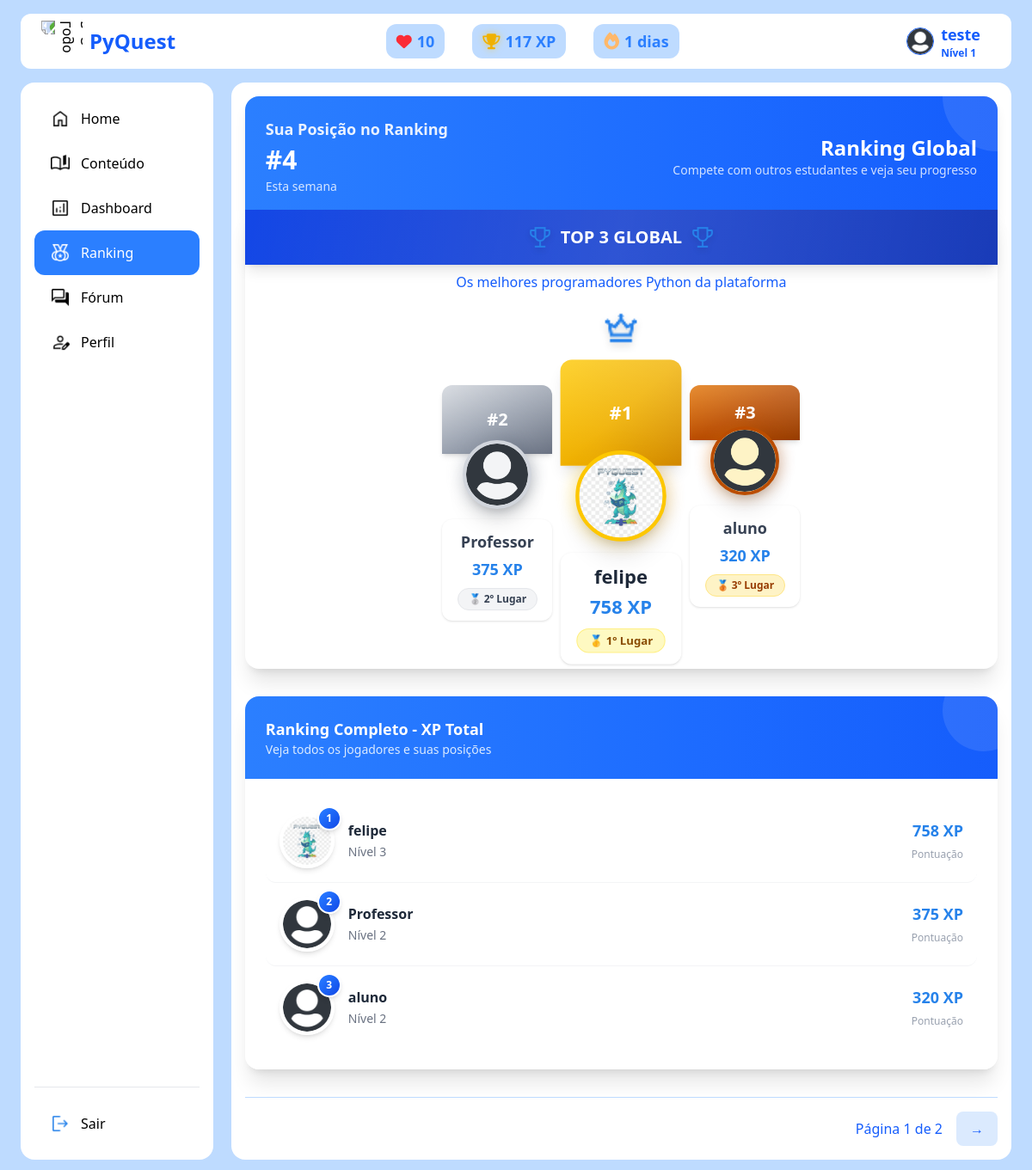
Page /ranking/ (signed in) on the earlier database version.
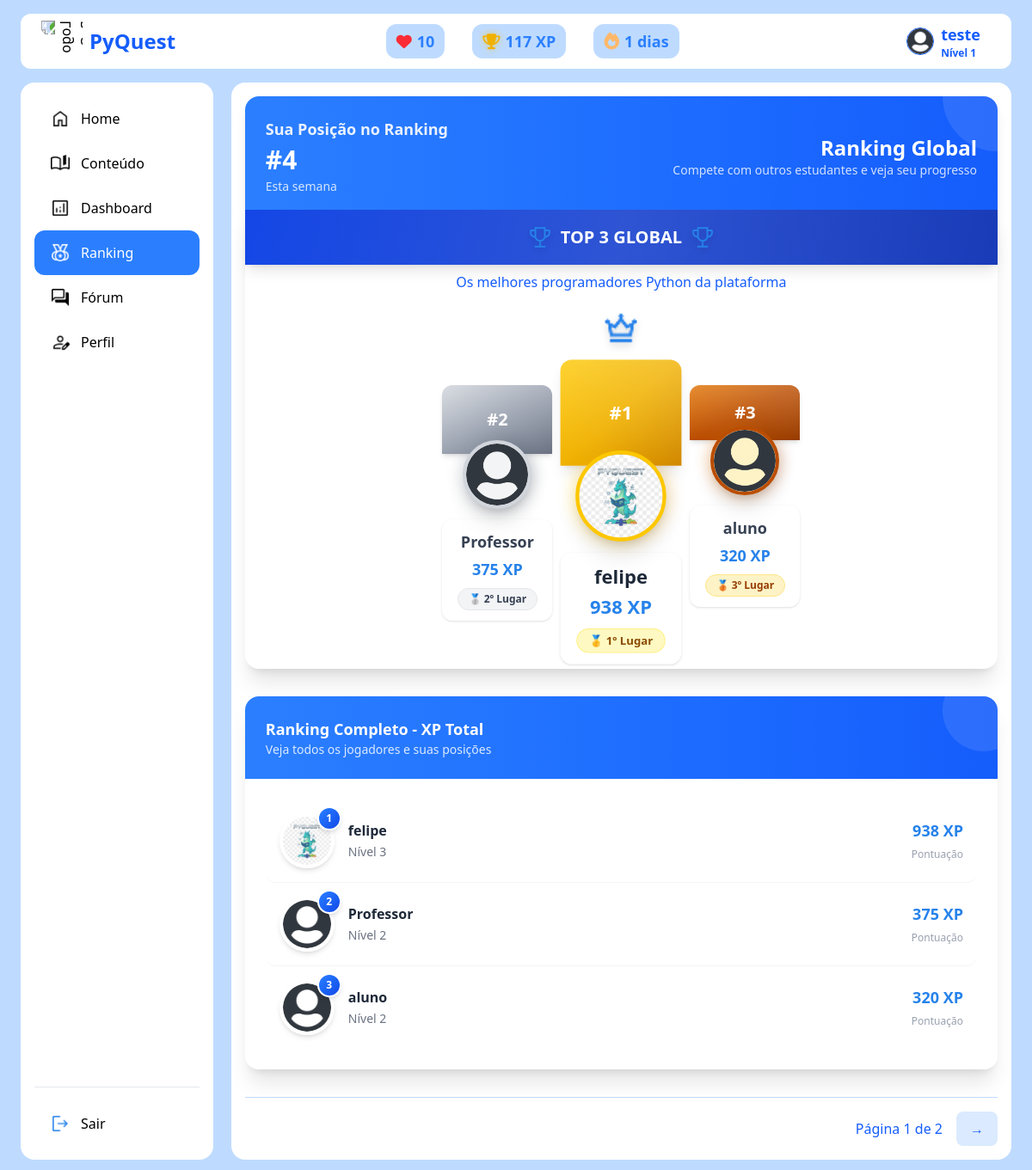
Same page on the later database version.
### Pyquest/models.py (models this page shows, shortened)
class Perfil(models.Model):
    user = models.OneToOneField(User, on_delete=models.CASCADE)
    xp = models.IntegerField(default=0)
    nivel = models.IntegerField(default=1)
    vidas = models.IntegerField(default=10)
    max_vidas = models.IntegerField(default=10)
    ultima_regeneracao = models.DateTimeField(default=timezone.now)
    conquistas = models.IntegerField(default=0)
    total_conquistas = models.IntegerField(default=50)
    sequencia = models.IntegerField(default=0)
    sequencia_maxima = models.IntegerField(default=0)
    ultima_atividade = models.DateTimeField(null=True, blank=True)
    avatar = models.ImageField(upload_to="avatars/", default="avatars/default.png")
    descricao = models.TextField(blank=True, null=True, default="Ainda não escreveu nada.")
    licoes = models.IntegerField(default=0)
    github = models.URLField(max_length=200, blank=True, null=True)
    linkedin = models.URLField(max_length=200, blank=True, null=True)
    tempo_total_estudo = models.IntegerField(default=0)  # em segundos
    xp_hoje = models.IntegerField(default=0)
    acertos_seguidos = models.IntegerField(default=0)
    recorde_acertos = models.IntegerField(default=0)
    precisao_geral = models.IntegerField(default=0)  # Em porcentagem
    ja_fez_atividade_hoje = models.BooleanField(default=False)
    ultima_verificacao_diaria = models.DateTimeField(auto_now_add=True)
    background_image = models.ImageField(
        upload_to="backgrounds/",
        blank=True,
        null=True,
        default="backgrounds/default-bg.jpg",
        verbose_name="Imagem de Fundo"
    )
    ultima_atualizacao_vidas = models.DateTimeField(auto_now=True)
    def verificar_streak_automatico(self):
        if not self.ultima_atividade:
            if self.sequencia > 0:
                self.sequencia = 0
                self.save()
            return False
        agora = timezone.now()
        data_ultima = self.ultima_atividade.date()
        data_hoje = agora.date()
        dias_diferenca = (data_hoje - data_ultima).days
        print(f"🔍 Verificação automática do streak: {dias_diferenca} dias desde a última atividade")
        return False

### Pyquest/views.py (the view)
# urls.py: path('ranking/', views.ranking, name='ranking'),
@login_required
def ranking(request):
    perfis_completo = Perfil.objects.select_related('user').order_by('-xp')
    paginator = Paginator(perfis_completo, 3)  # 10 usuários por página
    page_number = request.GET.get('page')
    try:
        page_obj = paginator.page(page_number)
    except PageNotAnInteger:
        page_obj = paginator.page(1)
    except EmptyPage:
        page_obj = paginator.page(paginator.num_pages)
    posicao_usuario = None
    try:
        ids = list(perfis_completo.values_list('user_id', flat=True))
        if request.user.id in ids:
            posicao_usuario = ids.index(request.user.id) + 1
    except Exception:
        posicao_usuario = None
    contexto = {
        "perfis": perfis_completo,  # Lista COMPLETA para o Top 3
        "page_obj": page_obj,       # Lista PAGINADA para o ranking completo
        "usuario_logado": request.user.id,
        "posicao_usuario": posicao_usuario,
        "is_paginated": paginator.num_pages > 1,
    }
    return render(request, "Pyquest/ranking.html", contexto)

### Pyquest/context_processors.py (called while the page is built)
def perfil_context(request):
    if request.user.is_authenticated:
        perfil, created = Perfil.objects.get_or_create(user=request.user)
        return {'perfil': perfil}
    return {}

### Pyquest/templates/Pyquest/ranking.html (shortened to what the changed rows need)
{% extends 'base.html' %}
{% load static %}
{% block content %}
<div class="p-0 w-full">
  <div
    class="bg-gradient-to-r from-blue-500 to-blue-600 text-white p-6 shadow-lg flex justify-between items-center w-full rounded-t-2xl relative overflow-hidden">
    <div class="relative z-10">
      <h2 class="text-lg font-bold opacity-90">Sua Posição no Ranking</h2>
    </div>
    <div class="text-right relative z-10">
      <h1 class="text-2xl font-semibold">Ranking Global</h1>
    </div>
  </div>
  <div class="bg-white rounded-b-2xl p-6 shadow-xl relative -mt-2 z-0">
    <div class="flex justify-center items-end gap-4 mt-10 relative" style="min-height: 280px;">
      {% for perfil in perfis|slice:":3" %}
      <div class="flex flex-col items-center transition-all duration-500 hover:scale-105 hover:-translate-y-2 z-10
          {% if forloop.counter == 1 %}
            order-2 mb-0 transform scale-110
          {% elif forloop.counter == 2 %}
            order-1 mb-8
          {% else %}
            order-3 mb-12
          {% endif %}">
        {% if forloop.counter == 1 %}
        <div class="crown-animation mb-3">
          <img src="{% static 'imagem/crown_24dp_2682EA_FILL0_wght400_GRAD0_opsz24.png' %}"
            class="w-10 h-10 filter drop-shadow-lg" />
        </div>
        {% endif %}
        <div class="w-32
            {% if forloop.counter == 1 %}
              h-28 bg-gradient-to-br from-yellow-400 via-yellow-500 to-yellow-600 shadow-lg
            {% elif forloop.counter == 2 %}
              h-20 bg-gradient-to-br from-gray-300 via-gray-400 to-gray-500 shadow-md
            {% else %}
              h-16 bg-gradient-to-br from-amber-600 via-amber-700 to-amber-800 shadow-md
            {% endif %}
            rounded-t-xl flex items-center justify-center text-white font-bold text-xl relative overflow-hidden">
          <div class="absolute inset-0 bg-gradient-to-b from-white/20 to-transparent"></div>
          #{{ forloop.counter }}
        </div>
        <div class="relative -mt-4">
          <img src="{{ perfil.avatar.url }}" alt="{{ perfil.user.username }}" class="{% if forloop.counter == 1 %}w-24 h-24 border-yellow-400 bg-yellow-100{% else %}w-20 h-20{% endif %}
                        rounded-full border-4 relative z-10 shadow-xl cursor-pointer" onclick="openProfile(this)"
            data-name="{{ perfil.user.username }}" data-xp="{{ perfil.xp }}" data-level="{{ perfil.nivel }}"
            data-bio="{{ perfil.descricao|default:'Esse usuário ainda não escreveu uma bio.' }}"
            data-avatar="{{ perfil.avatar.url }}" data-github="{{ perfil.github|default:'' }}"
            data-linkedin="{{ perfil.linkedin|default:'' }}"
            data-conquistas='[{% for c in perfil.user.conquistas.all|slice:":5" %}{"titulo":"{{ c.titulo }}","icone":"{% if c.icone %}{{ c.icone.url }}{% endif %}"}{% if not forloop.last %},{% endif %}{% endfor %}]' />
        </div>
        <div class="text-center mt-3 bg-white p-3 rounded-xl shadow-sm w-full max-w-xs">
          <p
            class="font-bold {% if forloop.counter == 1 %}text-xl text-gray-800{% else %}text-lg text-gray-700{% endif %} truncate">
            {{ perfil.user.username }}
          </p>
          <p
            class="font-extrabold text-[#2682EA] {% if forloop.counter == 1 %}text-xl{% else %}text-lg{% endif %} mt-1">
            {{ perfil.xp }} XP
          </p>
          <div class="mt-2
              {% if forloop.counter == 1 %}
                bg-yellow-100 text-yellow-800 border border-yellow-200
              {% elif forloop.counter == 2 %}
                bg-gray-100 text-gray-700 border border-gray-200
              {% else %}
                bg-amber-100 text-amber-800 border border-amber-200
              {% endif %}
              px-3 py-1 rounded-full text-xs font-bold inline-block">
            {% if forloop.counter == 1 %}
            🥇 1º Lugar
            {% elif forloop.counter == 2 %}
            🥈 2º Lugar
            {% else %}
            🥉 3º Lugar
            {% endif %}
          </div>
        </div>
      </div>
      {% endfor %}
    </div>
  </div>
  <div class="mt-8 w-full shadow-xl rounded-2xl overflow-hidden">
    <div class="bg-white p-6">
      <div class="divide-y divide-gray-100">
        {% for perfil in page_obj %}
        <div
          class="flex justify-between items-center py-4 ranking-item hover:bg-blue-50 rounded-xl px-4 transition-all duration-300 hover:shadow-md group">
          <div class="flex items-center gap-4">
            <div class="relative">
              <div class="relative">
                <img src="{{ perfil.avatar.url }}" alt="{{ perfil.user.username }}"
                  class="w-16 h-16 rounded-full border-4 border-white cursor-pointer shadow-md transition-transform duration-300 group-hover:scale-110"
                  onclick="openProfile(this)" data-name="{{ perfil.user.username }}" data-xp="{{ perfil.xp }}"
                  data-level="{{ perfil.nivel }}"
                  data-bio="{{ perfil.descricao|default:'Esse usuário ainda não escreveu uma bio.' }}"
                  data-avatar="{{ perfil.avatar.url }}" data-github="{{ perfil.github|default:'' }}"
                  data-linkedin="{{ perfil.linkedin|default:'' }}"
                  data-conquistas='[{% for c in perfil.user.conquistas.all|slice:":5" %}{"titulo":"{{ c.titulo }}","icone":"{% if c.icone %}{{ c.icone.url }}{% endif %}"}{% if not forloop.last %},{% endif %}{% endfor %}]' />
                <div
                  class="absolute -top-2 -right-2 bg-gradient-to-br from-blue-500 to-blue-700 text-white rounded-full w-7 h-7 flex items-center justify-center text-xs font-bold border-2 border-white shadow-md z-20">
                  {{ page_obj.start_index|add:forloop.counter0 }}
                </div>
              </div>
            </div>
            <div>
              <p class="font-semibold text-gray-800 group-hover:text-blue-700 transition-colors">
                {{ perfil.user.username|default:"Usuário" }}
              </p>
              <span class="text-sm text-gray-500">Nível {{ perfil.nivel }}</span>
            </div>
          </div>
          <div class="text-right">
            <p class="font-bold text-[#2682EA] text-lg">{{ perfil.xp }} XP</p>
            <span class="text-xs text-gray-400">Pontuação</span>
          </div>
        </div>
        {% endfor %}
      </div>
    </div>
  </div>
</div>
{% endblock %}

Differences in the rows shown:
changed Perfil "felipe": xp "758" → "938"
